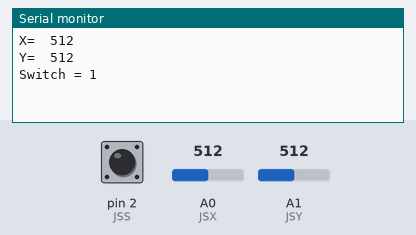
A sketch run on a simulated Arduino Uno, built with avr-gcc and run on an emulated ATmega328P. Shown: the last lines printed to the serial monitor. Inputs (shaded band) come from the test bench; at power-on: A0 (JSX) = 512, A1 (JSY) = 512, pin 2 (JSS) HIGH.

Above: at 1.8 s.
1.9 s: A0 (JSX) set to 716
At 3.3 s:
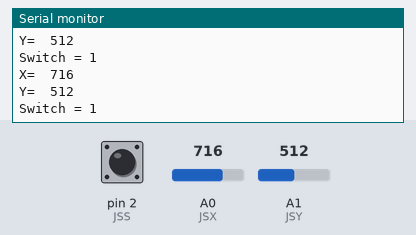
3.4 s: A1 (JSY) set to 716
4.9 s: pin 2 (JSS) pulled LOW for 1.2 s
At 6.8 s:
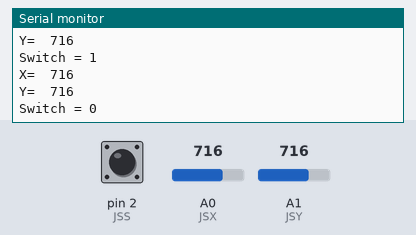
7.6 s: A0 (JSX) set to 900
At 8.6 s:
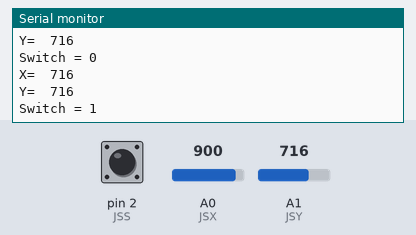
9.1 s: A1 (JSY) set to 900
At 9.1 s:
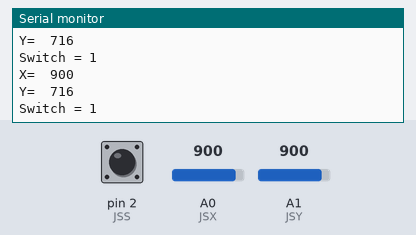
Timing chart, 0 to 11.6 s (numbered marks = the images above; inputs shaded):
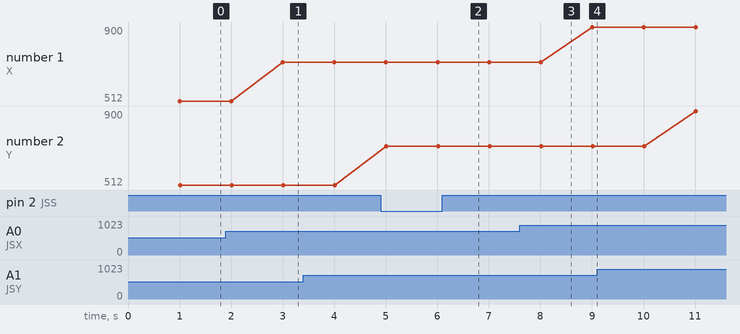

Measured:
- after the input at 1.9 s, the serial monitor: prints a new line after 1.1 s (image 1)
- after the input at 4.9 s, the serial monitor: prints a new line after 1.1 s (image 2)
- plotted number 1: 512 → 716 after the input at 1.9 s, 716 → 900 after the input at 7.6 s

The sketch:

JoyStick_1.ino
```cpp
int JSX=A0;
int JSY=A1;
int JSS=2;
int Xval;
int Yval;
int Sval;
int dt = 1000;

void setup() {
  // put your setup code here, to run once:
Serial.begin(9600);
pinMode(JSX, INPUT);
pinMode(JSY, INPUT);
pinMode(JSS, INPUT);
digitalWrite(JSS, HIGH);
}

void loop() {
  // put your main code here, to run repeatedly:
Xval=analogRead(JSX);
Yval=analogRead(JSY);
Sval=digitalRead(JSS);
delay(dt);
Serial.print("X=  ");
Serial.println(Xval);
Serial.print("Y=  ");
Serial.println(Yval);
Serial.print("Switch = ");
Serial.println(Sval);


}
```
